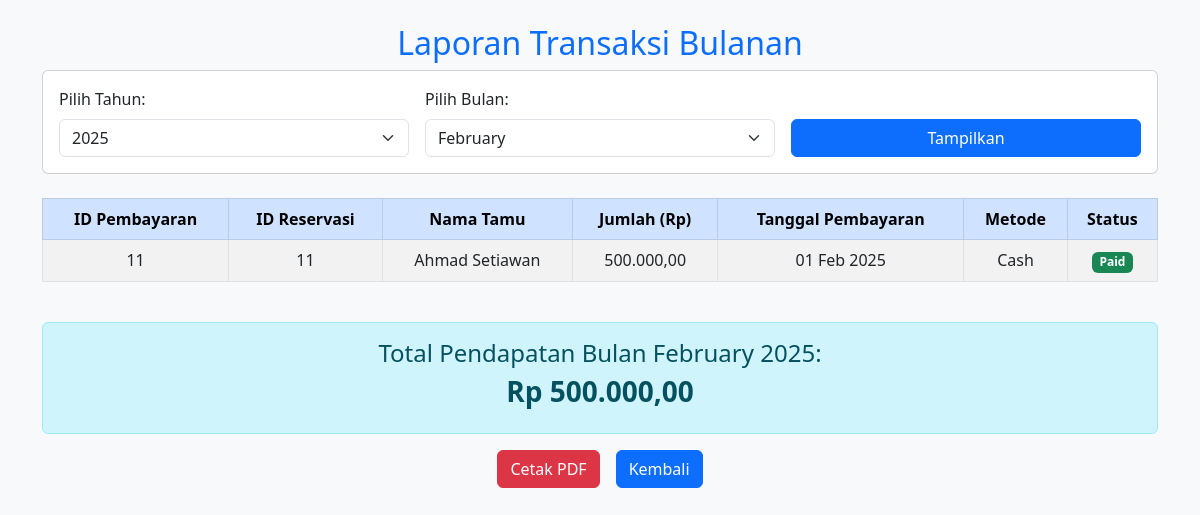
The page /pages/report.php on the database its author committed.
### tables this page shows
CREATE TABLE `payments` (
  `payment_id` int(11) NOT NULL,
  `reservation_id` int(11) NOT NULL,
  `payment_date` timestamp NOT NULL DEFAULT current_timestamp(),
  `amount` decimal(10,2) NOT NULL,
  `payment_method` enum('Credit Card','Cash','Bank Transfer') NOT NULL,
  `status` enum('Pending','Paid','Refunded') DEFAULT 'Pending'
);

CREATE TABLE `reservations` (
  `reservation_id` int(11) NOT NULL,
  `guest_id` int(11) NOT NULL,
  `room_id` int(11) NOT NULL,
  `check_in_date` date NOT NULL,
  `check_out_date` date NOT NULL,
  `total_price` decimal(10,2) NOT NULL,
  `status` enum('Confirmed','Checked-in','Completed','Cancelled') DEFAULT 'Confirmed'
);

CREATE TABLE `guests` (
  `guest_id` int(11) NOT NULL,
  `name` varchar(100) NOT NULL,
  `email` varchar(100) NOT NULL,
  `phone` varchar(15) DEFAULT NULL,
  `address` text DEFAULT NULL,
  `created_at` timestamp NOT NULL DEFAULT current_timestamp()
);

### pages/report.php (the view, shortened to what this page needs)
<?php
include '../config.php';
$selected_month = isset($_GET['month']) ? (int) $_GET['month'] : date('m');
$selected_year = isset($_GET['year']) ? (int) $_GET['year'] : date('Y');
$query = "SELECT p.payment_id, r.reservation_id, g.name AS guest_name, p.amount, p.payment_date, p.payment_method, p.status
          FROM payments p
          JOIN reservations r ON p.reservation_id = r.reservation_id
          JOIN guests g ON r.guest_id = g.guest_id
          WHERE YEAR(p.payment_date) = ? AND MONTH(p.payment_date) = ?
          ORDER BY p.payment_date DESC";
$stmt = $conn->prepare($query);
$stmt->bind_param("ii", $selected_year, $selected_month);
$stmt->execute();
$result = $stmt->get_result();
$query_total = "SELECT get_monthly_revenue(?, ?) AS total";
$stmt_total = $conn->prepare($query_total);
$stmt_total->bind_param("ii", $selected_year, $selected_month);
$stmt_total->execute();
$result_total = $stmt_total->get_result();
$total_revenue = $result_total->fetch_assoc()['total'] ?? 0;
?>
<!DOCTYPE html>
<html lang="id">
<head>
    <link href="https://cdn.jsdelivr.net/npm/bootstrap@5.3.0/dist/css/bootstrap.min.css" rel="stylesheet">
    <link rel="stylesheet" href="../assets/css/style.css">
</head>
<body>
    <div class="container mt-4">
        <h2 class="text-center text-primary">Laporan Transaksi Bulanan</h2>
        <div class="card p-3 mb-4">
            <form method="GET" class="row g-3">
                <div class="col-md-4">
                    <label class="form-label">Pilih Tahun:</label>
                    <select name="year" class="form-select">
                        <?php for ($y = date('Y') - 5; $y <= date('Y'); $y++) { ?>
                            <option value="<?= $y; ?>" <?= ($y == $selected_year) ? 'selected' : ''; ?>><?= $y; ?></option>
                        <?php } ?>
                    </select>
                </div>
                <div class="col-md-4">
                    <label class="form-label">Pilih Bulan:</label>
                    <select name="month" class="form-select">
                        <?php for ($i = 1; $i <= 12; $i++) { ?>
                            <option value="<?= $i; ?>" <?= ($i == $selected_month) ? 'selected' : ''; ?>>
                                <?= date("F", mktime(0, 0, 0, $i, 1)); ?>
                            </option>
                        <?php } ?>
                    </select>
                </div>
                <div class="col-md-4 d-flex align-items-end">
                    <button type="submit" class="btn btn-primary w-100">Tampilkan</button>
                </div>
            </form>
        </div>
        <div class="table-responsive">
            <table class="table table-bordered table-striped text-center">
                <thead class="table-primary">
                    <tr>
                        <th>ID Pembayaran</th>
                        <th>ID Reservasi</th>
                        <th>Nama Tamu</th>
                        <th>Jumlah (Rp)</th>
                        <th>Tanggal Pembayaran</th>
                        <th>Metode</th>
                        <th>Status</th>
                    </tr>
                </thead>
                <tbody>
                    <?php while ($row = $result->fetch_assoc()) { ?>
                        <tr>
                            <td><?= $row['payment_id']; ?></td>
                            <td><?= $row['reservation_id']; ?></td>
                            <td><?= $row['guest_name']; ?></td>
                            <td><?= number_format($row['amount'], 2, ',', '.'); ?></td>
                            <td><?= date('d M Y', strtotime($row['payment_date'])); ?></td>
                            <td><?= $row['payment_method']; ?></td>
                            <td>
                                <span class="badge bg-<?= ($row['status'] == 'Paid') ? 'success' : 'warning'; ?>">
                                    <?= $row['status']; ?>
                                </span>
                            </td>
                        </tr>
                    <?php } ?>
                </tbody>
            </table>
        </div>
        <div class="alert alert-info text-center mt-4">
            <h4>Total Pendapatan Bulan <?= date("F", mktime(0, 0, 0, $selected_month, 1)); ?> <?= $selected_year; ?>:</h4>
            <h3 class="fw-bold">Rp <?= number_format($total_revenue, 2, ',', '.'); ?></h3>
        </div>
        <div class="d-flex justify-content-center gap-3">
            <form method="GET" action="print_report.php" target="_blank">
                <button type="submit" class="btn btn-danger">
                    <i class="bi bi-file-earmark-pdf"></i> Cetak PDF
                </button>
            </form>
            <a href="dashboard.php" class="btn btn-primary">
                <i class="bi bi-arrow-left"></i> Kembali
            </a>
        </div>
    </div>
</body>
</html>

### assets/css/style.css (style rules this page uses)
body { background-color: #f8f9fa; }

### rows shown on the page
payments: payment_id "11", reservation.reservation_id "11", guests.name "Ahmad Setiawan", amount "500.000,00", payment_date "01 Feb 2025", payment_method "Cash", status "Paid"

### other values the page prints
date("F", mktime(0, 0, 0, $selected_month, 1)) "February"
$selected_year "2025"
$total_revenue "500.000,00"
form field year "2025"
form field month "February"
